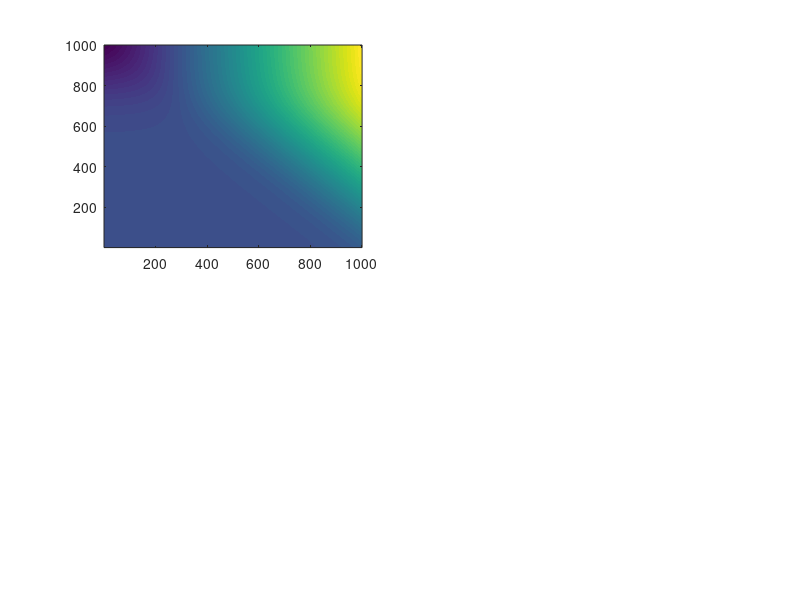

Here is the MATLAB script that generated this plot: (Note: this script raises an error after producing the figure.)
% Plot the Fold-change heatmap from thermodynamic model of simple
% regulation for finite R, and saturating R, fintie P and infinite P

R = 1;
P=0.1;

ala = logspace(log10(0.001),log10(1000),1000);
bea = logspace(log10(0.001),log10(1000),1000);
for j=1:length(ala)
for i=1:length(bea)
	FC1(i,j) = (1+P+ala(j)*bea(i)*R*(1+P))/(1+P+(1+P*bea(i))*R);
	FC2(i,j) = (1+ala(j)*bea(i)*R)/(1+bea(i)*R); %P=infinity, finite R

	FCM1(i,j) = ala(j)*bea(i)*(1+P)/(1+P*bea(i)); %R=infinity, finite P
	FCM2(i,j) = ala(j); % P and R=infinity
end
end
subplot(2,2,1)
imagesc(log10(FC1))
axis xy
title("P="+P+", R="+R)

subplot(2,2,2)
imagesc(log10(FC2))
axis xy
title("Infinite P and R="+R)

subplot(2,2,3)
imagesc(log10(FCM1))
axis xy
title("P="+P+", saturating R")

subplot(2,2,4)
imagesc(log10(FCM2))
axis xy
title("Both P and R saturating")

